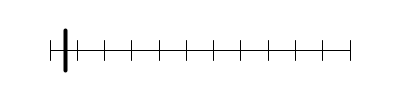
Frame 1 (no input)
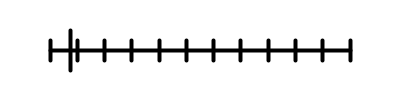
Frame 60 (the mouse pressed at the canvas centre just before this capture)
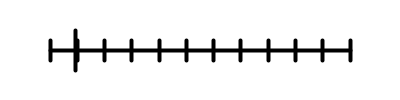
Frame 120 (the mouse held since frame 60 and released just before this capture)

The Processing sketch that drew these frames (run headless with seeded random() and noise(); from frame 60 on, the mouse is pressed at the canvas centre):

// Processing sketch: sketch_MinateClock
// ── sketch_MinateClock.pde
void setup() {
  size(400, 100);
}

void draw() {
  background(255);
  
  // Draw clock face
  stroke(0);
  line(50, 50, width-50, 50);
  for (int i = 1; i <= 12; i++) {
    float x = map(i, 1, 12, 50, width-50);
    line(x, 40, x, 60);
    textAlign(CENTER, CENTER);
    text(i, x, 70);
  }
  
  // Draw line indicator
  float indicatorX = map(second(), 0, 59, 50, width-50);
  strokeWeight(4);
  line(indicatorX, 30, indicatorX, 70);
}
